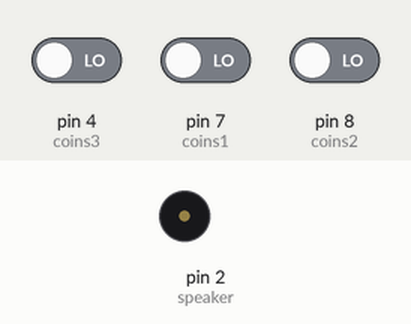
Recording of a sketch running on a simulated Arduino Uno, built with avr-gcc and run on an emulated ATmega328P. Parts: buzzer (waves = sounding). Inputs (shaded band) come from the test bench; at power-on: pin 4 (coins3) LOW, pin 7 (coins1) LOW, pin 8 (coins2) LOW.

Above: at 1.2 s.
1.3 s: pin 4 (coins3) driven HIGH
At 1.9 s:
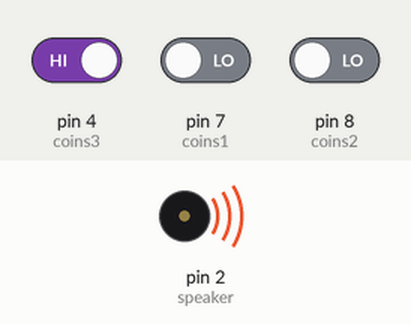
Timing chart, 0 to 4.3 s (numbered marks = the images above; inputs shaded):
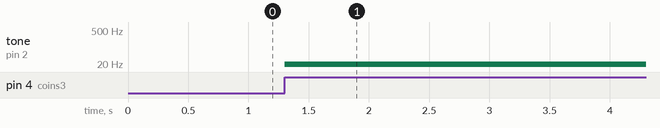

The sketch:

EspantaEspiritos.ino
```cpp
/*
 * Espanta Espiritos
 *
 * 2011 © me@danielcsgomes.com
 */

int coins1 = 7;
int coins2 = 8;
int coins3 = 4;
int speaker = 2;

void setup()
{
  Serial.begin(9600);
  pinMode(coins1, INPUT);
  pinMode(coins2, INPUT);
  pinMode(coins3, INPUT);
}

void loop()
{
  if(digitalRead(coins1))
    tone(speaker, 5, 105);
  if(digitalRead(coins2))
    tone(speaker, 5, 150);
  if(digitalRead(coins3))
    tone(speaker, 5, 100);
}
```

Measured:
- after the input at 1.3 s, tone on pin 2 (speaker): silent → 5 Hz at once
